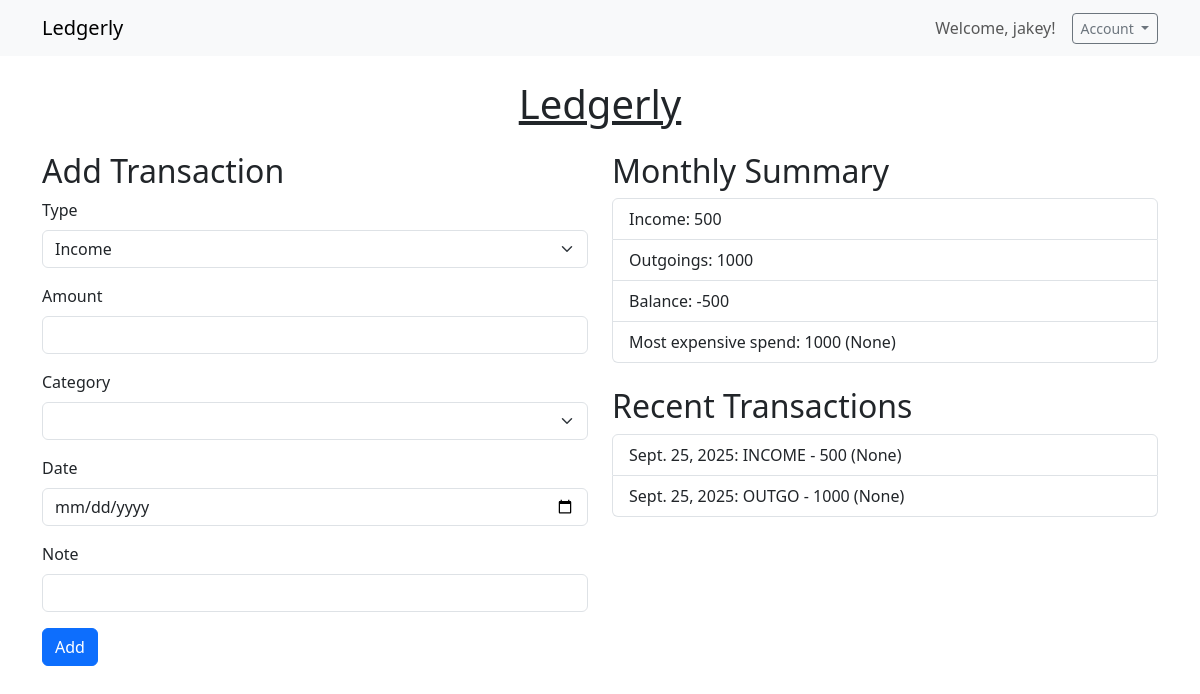
The app's page / (signed in) with its own data.
### expenses/models.py (models this page shows, shortened)
class Transaction(models.Model):
    INCOME = 'INCOME'
    OUTGO = 'OUTGO'
    TYPE_CHOICES = [
        (INCOME, 'Income'),
        (OUTGO, 'Outgoing'),
    ]
    user = models.ForeignKey(
        User,
        on_delete=models.CASCADE,
        related_name='transactions',
    )
    category = models.ForeignKey(
        Category,
        null=True,
        blank=True,
        on_delete=models.SET_NULL,
    )
    type = models.CharField(max_length=6, choices=TYPE_CHOICES)
    amount_in_cents = models.IntegerField()
    occurred_on = models.DateField()
    note = models.TextField(blank=True)
    created_at = models.DateTimeField(auto_now_add=True)
    updated_at = models.DateTimeField(auto_now=True)

### expenses/views.py (the view, shortened to what this page needs)
# urls.py: path('', views.dashboard, name='dashboard'),  # Home page/dashboard
@login_required
def dashboard(request):
    categories = Category.objects.filter(is_active=True)
    transactions = (
        Transaction.objects
        .filter(user=request.user)
        .order_by('-occurred_on')
    )
    now = timezone.now()
    month_transactions = transactions.filter(
        occurred_on__year=now.year,
        occurred_on__month=now.month,
    )
    income = (
        month_transactions
        .filter(type='INCOME')
        .aggregate(total=models.Sum('amount_in_cents'))['total']
        or 0
    )
    outgo = (
        month_transactions
        .filter(type='OUTGO')
        .aggregate(total=models.Sum('amount_in_cents'))['total']
        or 0
    )
    balance = income - outgo
    top_spend = (
        month_transactions
        .filter(type='OUTGO')
        .order_by('-amount_in_cents')
        .first()
    )
    context = {
        'categories': categories,
        'transactions': transactions[:10],
        'income': income,
        'outgo': outgo,
        'balance': balance,
        'top_spend': top_spend,
    }
    return render(request, 'expenses/dashboard.html', context)

### expenses/templates/expenses/dashboard.html (shortened to what this page needs)
{% load crispy_forms_tags %}
{% load static %}
<!DOCTYPE html>
<html lang="en">
<head>
    <link href="https://cdn.jsdelivr.net/npm/bootstrap@5.3.2/dist/css/bootstrap.min.css" rel="stylesheet">
    <link rel="stylesheet" href="{% static 'expenses/style.css' %}">
</head>
{% if user.is_authenticated %}
<body>
    <nav class="navbar navbar-light bg-light">
        <div class="container">
            {% if user.is_authenticated %}
                <a class="navbar-brand mb-0 h1" href="{% url 'dashboard' %}">Ledgerly</a>
            {% else %}
                <span class="navbar-brand mb-0 h1">Ledgerly</span>
            {% endif %}
            {% if user.is_authenticated %}
                <div class="d-flex align-items-center">
                    <span class="navbar-text me-3">Welcome, {{ user.username }}!</span>
                    <div class="dropdown">
                        <button class="btn btn-outline-secondary btn-sm dropdown-toggle" type="button" id="userMenu" data-bs-toggle="dropdown" aria-expanded="false">
                            Account
                        </button>
                    </div>
                </div>
            {% endif %}
        </div>
    </nav>
<div class="container py-4">
    <h1 class="mb-4 text-center"><u>Ledgerly</u></h1>
    <div class="row">
        <div class="col-md-6">
            <h2>Add Transaction</h2>
            <form method="post" class="mb-4">
                <div class="mb-3">
                    <label class="form-label">Type</label>
                    <select name="type" class="form-select">
                        <option value="INCOME">Income</option>
                    </select>
                </div>
                <div class="mb-3">
                    <label class="form-label">Amount</label>
                    <input type="number" name="amount_in_cents" class="form-control" required>
                </div>
                <div class="mb-3">
                    <label class="form-label">Category</label>
                    <select name="category" class="form-select">
                    </select>
                </div>
                <div class="mb-3">
                    <label class="form-label">Date</label>
                    <input type="date" name="occurred_on" class="form-control" required>
                </div>
                <div class="mb-3">
                    <label class="form-label">Note</label>
                    <input type="text" name="note" class="form-control">
                </div>
                <button type="submit" class="btn btn-primary">Add</button>
            </form>
        </div>
        <div class="col-md-6">
            <h2>Monthly Summary</h2>
            <ul class="list-group mb-4">
                <li class="list-group-item">Income: {{ income }}</li>
                <li class="list-group-item">Outgoings: {{ outgo }}</li>
                <li class="list-group-item">Balance: {{ balance }}</li>
                {% if top_spend %}
                    <li class="list-group-item">Most expensive spend: {{ top_spend.amount_in_cents }} ({{ top_spend.category }})</li>
                {% endif %}
            </ul>
            <h2>Recent Transactions</h2>
            <ul class="list-group">
                {% for t in transactions %}
                    <li class="list-group-item">
                        {{ t.occurred_on }}: {{ t.type }} - {{ t.amount_in_cents }} ({{ t.category }}) {{ t.note }}
                    </li>
                {% empty %}
                    <li class="list-group-item">No transactions yet.</li>
                {% endfor %}
            </ul>
        </div>
    </div>
</div>
</body>
</html>
{% else %}
    <script>
        window.location.href = "{% url 'account_login' %}";
    </script>
{% endif %}

### records on screen
Transaction: amount_in_cents "1000", category "None", occurred_on "Sept. 25, 2025", type "OUTGO"
Transaction: occurred_on "Sept. 25, 2025", type "INCOME", amount_in_cents "500", category "None"

### other values on screen
{{ user.username }} "jakey"
{{ income }} "500"
{{ outgo }} "1000"
{{ balance }} "-500"
